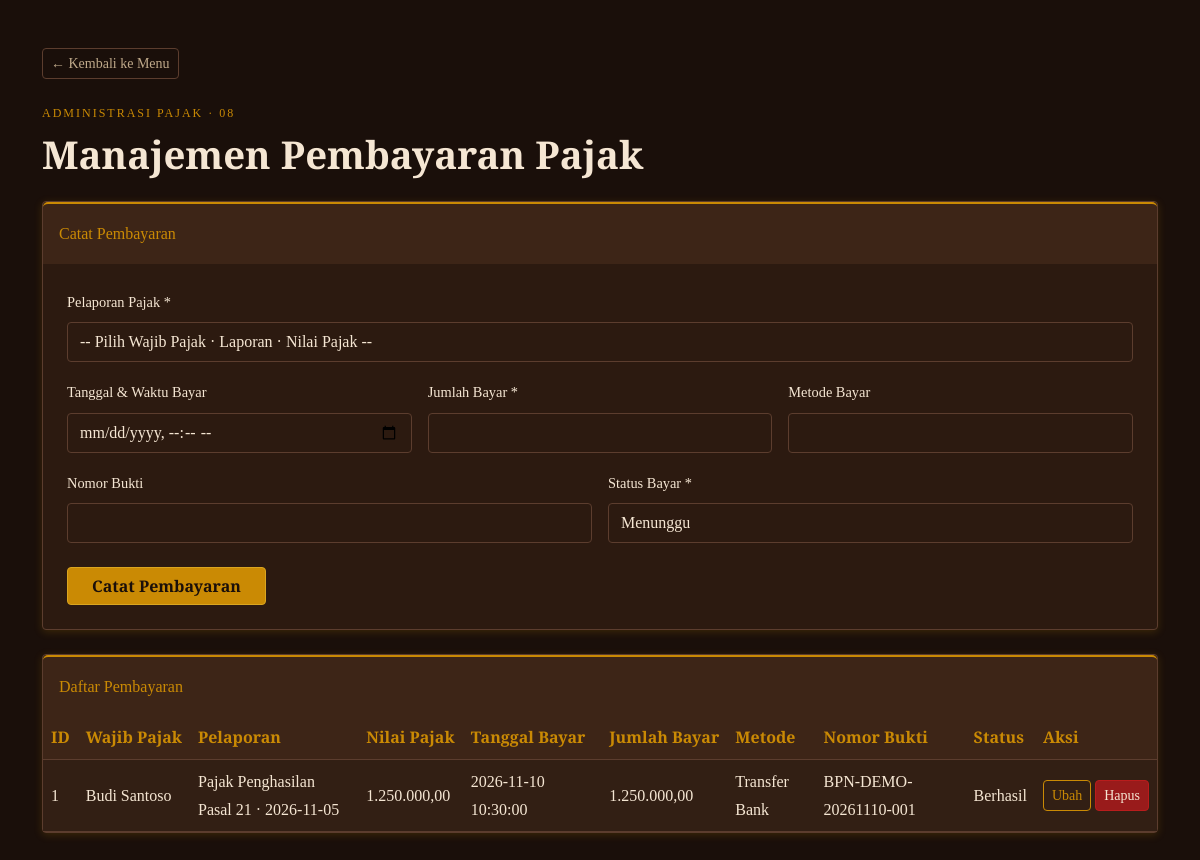
Page /pembayaran_pajak.php on the committed database.
### tables this page shows
CREATE TABLE `pembayaran_pajak` (
  `id_pembayaran` int NOT NULL,
  `id_pelaporan` int NOT NULL,
  `tanggal_bayar` datetime DEFAULT NULL,
  `jumlah_bayar` decimal(15,2) NOT NULL,
  `metode_bayar` varchar(50) DEFAULT NULL,
  `nomor_bukti` varchar(60) DEFAULT NULL,
  `status_bayar` enum('Menunggu','Berhasil','Gagal') DEFAULT 'Menunggu'
);

CREATE TABLE `wajib_pajak` (
  `id_wajib_pajak` int NOT NULL,
  `npwp` varchar(30) NOT NULL,
  `nama_wajib_pajak` varchar(150) NOT NULL,
  `jenis_wajib_pajak` enum('Orang Pribadi','Badan') NOT NULL,
  `alamat` text,
  `email` varchar(100) DEFAULT NULL,
  `no_telepon` varchar(20) DEFAULT NULL
);

CREATE TABLE `jenis_pajak` (
  `id_jenis_pajak` int NOT NULL,
  `kode_pajak` varchar(20) NOT NULL,
  `nama_pajak` varchar(100) NOT NULL,
  `deskripsi` text
);

CREATE TABLE `pelaporan_pajak` (
  `id_pelaporan` int NOT NULL,
  `id_kewajiban` int NOT NULL,
  `tanggal_lapor` date NOT NULL,
  `nilai_pajak` decimal(15,2) NOT NULL,
  `status_laporan` enum('Draft','Disampaikan','Perlu Perbaikan') DEFAULT 'Draft'
);

### pembayaran_pajak.php (the view, shortened to what this page needs)
<?php
include 'config.php';
function runQuery($conn, $sql) {
    $result = mysqli_query($conn, $sql);
    return $result;
}
$editData = null;
?>
<!DOCTYPE html>
<html lang="id">
<head>
    <link href="https://cdn.jsdelivr.net/npm/bootstrap@5.3.0/dist/css/bootstrap.min.css" rel="stylesheet">
</head>
<body>
<main class="container py-4 py-lg-5">
    <a href="index.php" class="btn btn-outline-secondary btn-sm mb-4">&larr; Kembali ke Menu</a>
    <p class="eyebrow mb-2">Administrasi Pajak · 08</p>
    <h1 class="mb-4">Manajemen Pembayaran Pajak</h1>
    <section class="card mb-4">
        <div class="card-header py-3"><?= $editData ? 'Ubah Pembayaran' : 'Catat Pembayaran' ?></div>
        <div class="card-body">
            <form method="POST">
                <div class="row g-3">
                    <div class="col-12">
                        <label class="form-label">Pelaporan Pajak *</label>
                        <select name="id_pelaporan" class="form-select" required>
                            <option value="">-- Pilih Wajib Pajak · Laporan · Nilai Pajak --</option>
                        </select>
                    </div>
                    <div class="col-md-4">
                        <label class="form-label">Tanggal &amp; Waktu Bayar</label>
                        <input type="datetime-local" name="tanggal_bayar" class="form-control" value="<?= htmlspecialchars(isset($editData['tanggal_bayar']) && $editData['tanggal_bayar'] !== null ? str_replace(' ', 'T', substr($editData['tanggal_bayar'], 0, 16)) : '', ENT_QUOTES, 'UTF-8') ?>">
                    </div>
                    <div class="col-md-4">
                        <label class="form-label">Jumlah Bayar *</label>
                        <input type="number" name="jumlah_bayar" step="0.01" min="0" class="form-control" required value="<?= htmlspecialchars($editData['jumlah_bayar'] ?? '', ENT_QUOTES, 'UTF-8') ?>">
                    </div>
                    <div class="col-md-4">
                        <label class="form-label">Metode Bayar</label>
                        <input type="text" name="metode_bayar" maxlength="50" class="form-control" value="<?= htmlspecialchars($editData['metode_bayar'] ?? '', ENT_QUOTES, 'UTF-8') ?>">
                    </div>
                    <div class="col-md-6">
                        <label class="form-label">Nomor Bukti</label>
                        <input type="text" name="nomor_bukti" maxlength="60" class="form-control" value="<?= htmlspecialchars($editData['nomor_bukti'] ?? '', ENT_QUOTES, 'UTF-8') ?>">
                    </div>
                    <div class="col-md-6">
                        <label class="form-label">Status Bayar *</label>
                        <select name="status_bayar" class="form-select" required>
                            <option value="Menunggu" <?= ($editData['status_bayar'] ?? 'Menunggu') === 'Menunggu' ? 'selected' : '' ?>>Menunggu</option>
                        </select>
                    </div>
                </div>
                <div class="mt-4">
                    <button type="submit" name="<?= $editData ? 'update' : 'simpan' ?>" class="btn btn-primary px-4"><?= $editData ? 'Simpan Perubahan' : 'Catat Pembayaran' ?></button>
                </div>
            </form>
        </div>
    </section>
    <section class="card">
        <div class="card-header py-3">Daftar Pembayaran</div>
        <div class="card-body p-0"><div class="table-responsive">
            <table class="table table-striped table-hover">
                <thead><tr><th>ID</th><th>Wajib Pajak</th><th>Pelaporan</th><th>Nilai Pajak</th><th>Tanggal Bayar</th><th>Jumlah Bayar</th><th>Metode</th><th>Nomor Bukti</th><th>Status</th><th>Aksi</th></tr></thead>
                <tbody>
                <?php
                $sql = "SELECT b.*, p.tanggal_lapor, p.nilai_pajak, w.nama_wajib_pajak, j.nama_pajak
                        FROM pembayaran_pajak b
                        JOIN pelaporan_pajak p ON b.id_pelaporan=p.id_pelaporan
                        JOIN kewajiban_pajak k ON p.id_kewajiban=k.id_kewajiban
                        JOIN wajib_pajak w ON k.id_wajib_pajak=w.id_wajib_pajak
                        JOIN jenis_pajak j ON k.id_jenis_pajak=j.id_jenis_pajak
                        ORDER BY b.id_pembayaran DESC";
                $query = runQuery($conn, $sql);
                while ($row = mysqli_fetch_assoc($query)):
                ?>
                    <tr>
                        <td><?= (int)$row['id_pembayaran'] ?></td>
                        <td><?= htmlspecialchars($row['nama_wajib_pajak'], ENT_QUOTES, 'UTF-8') ?></td>
                        <td><?= htmlspecialchars($row['nama_pajak'] . ' · ' . $row['tanggal_lapor'], ENT_QUOTES, 'UTF-8') ?></td>
                        <td><?= number_format((float)$row['nilai_pajak'], 2, ',', '.') ?></td>
                        <td><?= htmlspecialchars($row['tanggal_bayar'] ?? '-', ENT_QUOTES, 'UTF-8') ?></td>
                        <td><?= number_format((float)$row['jumlah_bayar'], 2, ',', '.') ?></td>
                        <td><?= htmlspecialchars($row['metode_bayar'] ?? '-', ENT_QUOTES, 'UTF-8') ?></td>
                        <td><?= htmlspecialchars($row['nomor_bukti'] ?? '-', ENT_QUOTES, 'UTF-8') ?></td>
                        <td><?= htmlspecialchars($row['status_bayar'], ENT_QUOTES, 'UTF-8') ?></td>
                        <td class="text-nowrap">
                            <a href="?edit=<?= (int)$row['id_pembayaran'] ?>" class="btn btn-outline-warning btn-sm">Ubah</a>
                            <a href="?hapus=<?= (int)$row['id_pembayaran'] ?>" class="btn btn-danger btn-sm" onclick="return confirm('Hapus pembayaran ini?')">Hapus</a>
                        </td>
                    </tr>
                <?php endwhile; ?>
                </tbody>
            </table>
        </div></div>
    </section>
</main>
</body>
</html>

### pembayaran_pajak.php (style rules this page uses)
:root { --bg:#1A0F0A;--surface:#2C1A10;--raised:#3D2517;--gold:#CA8A04;--border:#5C3D2E;--text:#F5E6D3;--muted:#BFA98A }
body { background:var(--bg);color:var(--text);font-family:'Spectral',serif;line-height:1.7 }
h1,h2,.form-label,.card-header,.table th,.eyebrow { font-family:'Cinzel',serif }
h1 { font-size:clamp(1.7rem,4vw,2.4rem);font-weight:700 }
.eyebrow { color:var(--gold);letter-spacing:2px;text-transform:uppercase;font-size:.75rem }
.card { background:var(--surface);border:1px solid var(--border);border-radius:4px;box-shadow:0 2px 8px #CA8A0433 }
.card-header { background:var(--raised);color:var(--gold);border:0;border-top:2px solid var(--gold) }
.card-body { padding:24px }
.form-label { color:var(--text);font-size:.9rem }
.form-control,.form-select { min-height:40px;background:var(--surface);color:var(--text);border:1px solid var(--border);border-radius:4px }
.form-select option { background:var(--surface);color:var(--text) }
.table { --bs-table-color:var(--text);--bs-table-bg:var(--surface);--bs-table-border-color:var(--border);--bs-table-striped-bg:#321f14;--bs-table-striped-color:var(--text);--bs-table-hover-bg:var(--raised);--bs-table-hover-color:var(--text);margin:0 }
.table th { color:var(--gold);background:var(--raised);white-space:nowrap }
.table td,.table th { vertical-align:middle }
.btn { font-family:'Cinzel',serif;border-radius:4px }
.btn-primary { background:var(--gold);border-color:#DAA520;color:var(--bg);font-weight:700 }
.btn-outline-secondary { color:var(--muted);border-color:var(--border) }
.btn-outline-warning { color:var(--gold);border-color:var(--gold) }
.btn-danger { background:#991B1B;border-color:#B91C1C;color:var(--text) }

### rows in the picture
pembayaran_pajak: id_pembayaran "1", wajib_pajak.nama_wajib_pajak "Budi Santoso", jenis_pajak.nama_pajak "Pajak Penghasilan Pasal 21 · 2026-11-05", id_pelaporan.nilai_pajak "1.250.000,00", tanggal_bayar "2026-11-10 10:30:00", jumlah_bayar "1.250.000,00", metode_bayar "Transfer Bank", nomor_bukti "BPN-DEMO-20261110-001", status_bayar "Berhasil"
